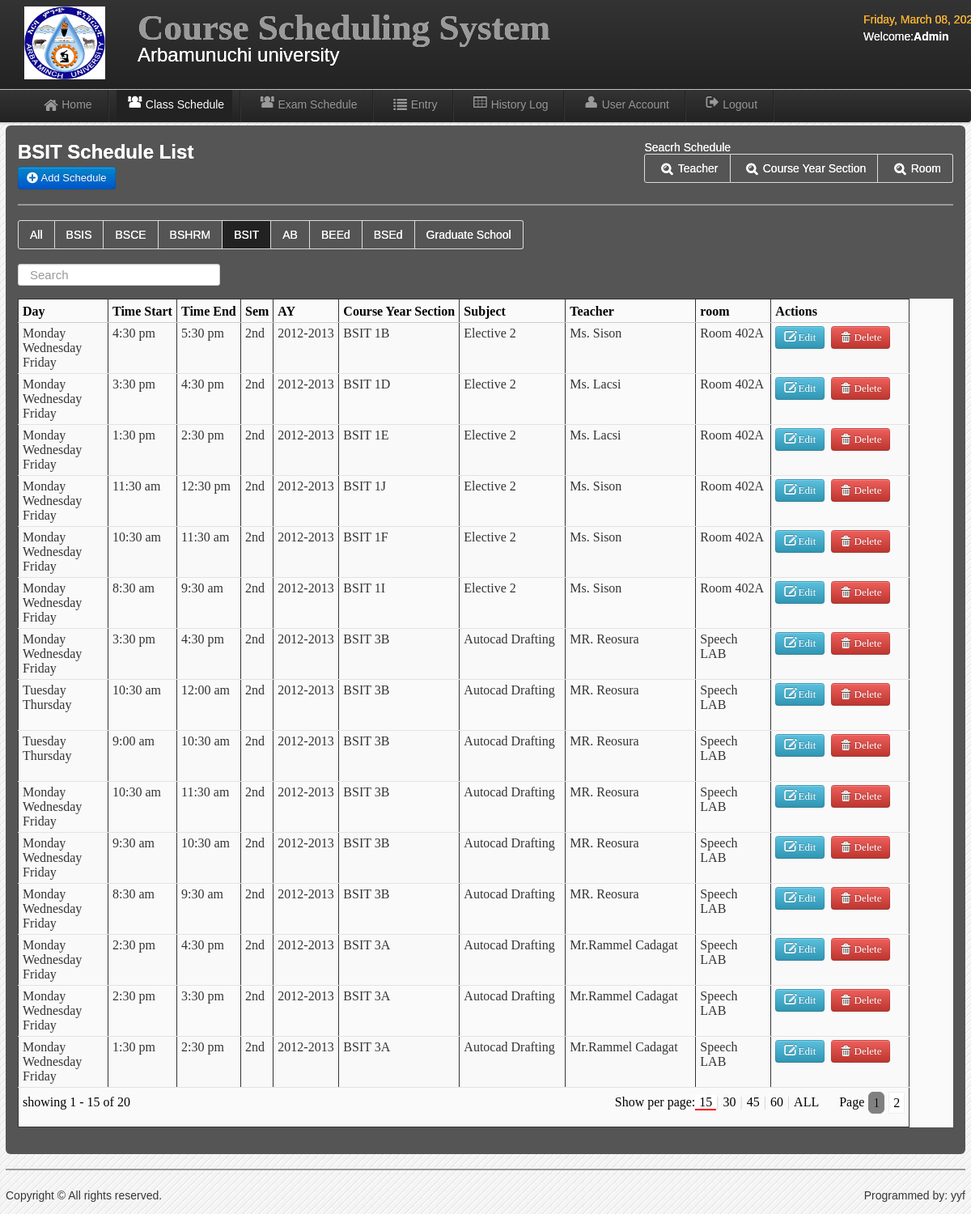
Page /admin/BSIT.php (signed in) on the committed database.
### tables this page shows
CREATE TABLE `users` (
  `User_id` int(11) NOT NULL,
  `UserName` varchar(20) NOT NULL,
  `Password` varchar(20) NOT NULL,
  `User_Type` varchar(20) NOT NULL,
  `FirstName` varchar(30) NOT NULL,
  `LastName` varchar(30) NOT NULL,
  `College` varchar(20) NOT NULL
);

CREATE TABLE `schedule` (
  `schedule_id` int(11) NOT NULL,
  `semester` varchar(10) NOT NULL,
  `sy` varchar(20) NOT NULL,
  `CYS` varchar(100) NOT NULL,
  `subject` varchar(50) NOT NULL,
  `teacher` varchar(50) NOT NULL,
  `room` varchar(20) NOT NULL,
  `day` varchar(100) NOT NULL,
  `time` varchar(20) NOT NULL,
  `time_end` varchar(50) NOT NULL,
  `type` varchar(20) NOT NULL,
  `day1` varchar(20) NOT NULL
);

### admin/session.php (called while the page is built, shortened)
<?php
        $id_session=$_SESSION['id'];
?>

### admin/BSIT.php (the view, shortened to what this page needs)
<?php include('session.php'); include('header.php'); include('dbcon.php') ?>
<body>
<?php include('nav-top1.php'); ?>
    <div class="navbar navbar-fixed-top1">
    <div class="navbar-inner">
    <div class="container">
	<div class="marg">
    <ul class="nav">
  <li>
    <a href="home.php"><i class="icon-home icon-large"></i>Home</a>
  </li>
   <li class="divider-vertical"></li>
  <li class="active"><a href="schedule.php"><i class="icon-group icon-large"></i>Class Schedule</a></li>
   <li class="divider-vertical"></li>
    <li><a href="exam_schedule.php"><i class="icon-group icon-large"></i>Exam Schedule</a></li>
   <li class="divider-vertical"></li>
  <li><a href="record.php"><i class="icon-list icon-large"></i>Entry</a></li>
   <li class="divider-vertical"></li>
  <li><a href="history_log.php"><i class="icon-table icon-large"></i>History Log</a></li>
     <li class="divider-vertical"></li>
  <li><a href="user_account.php"><i class="icon-user icon-large"></i>User Account</a></li>
  <li class="divider-vertical"></li>
  <li><a id="logout" data-toggle="modal" href="#myModal"><i class="icon-signout icon-large"></i>Logout</a></li>
   <li class="divider-vertical"></li>
</ul>
    </div>
    </div>
    </div>
    </div>
<div class="wrapper">
<div id="element" class="hero-body-schedule">
<h2><font color="white">BSIT Schedule List</font></h2>
	<a class="btn btn-primary"  href="add_schedule.php">  <i class="icon-plus-sign icon-large"></i>&nbsp;Add Schedule</a>
			<div class="pull-right222">
		<div class="pagination">
<font color="white">Seacrh Schedule</font>
<br>
  <ul>
    <li><a data-toggle="modal" href="#teacher"><font color="white"><i class="icon-search icon-large"></i>Teacher</font></a></li>
    <li>
      <a data-toggle="modal" href="#CYS"><font color="white"><i class="icon-search icon-large"></i>Course Year Section</font></a>
    </li>
	 <li>
      <a data-toggle="modal" href="#room"><font color="white"><i class="icon-search icon-large"></i>Room</font></a>
    </li>
  </ul>
</div>
</div>
	<hr>
	<div class="pagination">
  <ul>
    <li><a href="schedule.php"><font color="white">All</font></a></li>
    <li>
      <a href="BSIS.php"><font color="white">BSIS</font></a>
    </li>
    <li><a href="BSCE.php"><font color="white">BSCE</font></a></li>
    <li><a href="BSHRM.php"><font color="white">BSHRM</font></a></li>
    <li class="active"><a href="BSIT.php"><font color="white">BSIT</a></font></li>
   <li><a href="AB.php"><font color="white">AB</font></a></li>
    <li><a href="BEED.php"><font color="white">BEEd</font></a></li>
    <li><a href="BSED.php"><font color="white">BSEd</font></a></li>
    <li><a href="GS.php"><font color="white">Graduate School</font></a></li>
  </ul>
</div>
		 <input type="text" class="search-query" placeholder="Search" id="filter">
	<br>
	<br>
<div class="table_background">
		<table  id="demoTable"  class="table table-striped table-bordered table-condensed">
			<thead>
				<tr>
				<th>Day</th>
				<th>Time Start</th>
				<th>Time End</th>
				<th>Sem</th>
				<th>AY</th>
				<th>Course Year Section</th>
				<th>Subject</th>
				<th>Teacher</th>
				<th>room</th>
				<th>Actions</th>
				</tr>
			</thead>
			<tbody>
<?php $result=mysqli_query($conn,"select * from schedule where type='' and CYS like '%BSIT%' order by schedule_id DESC")or die(mysqli_error());
while($row=mysqli_fetch_array($result)){ $id=$row['schedule_id'];
?>
<tr class="del<?php echo $id ?>">
	<td width="100"><?php echo $row['day'];?></td>
	<td ><?php echo $row['time'];?></td>
	<td><?php echo $row['time_end'];?></td>
	<td><?php echo $row['semester'];?></td>
	<td width="70"><?php echo $row['sy'];?></td>
	<td><?php echo $row['CYS'];?></td>
	<td width="120"><?php echo $row['subject'];?></td>
	<td width="150"><?php echo $row['teacher'];?></td>
	<td><?php echo $row['room'];?></td>
	<td align="center" width="160">
	<a class="btn btn-info" href="edit_schedule.php<?php echo '?id='.$id; ?>"><i class="icon-edit icon-large"></i>&nbsp;Edit</a>&nbsp;
	<a href="delete_schedule.php<?php echo '?id='.$id ?>" class="btn btn-danger1">  <i class="icon-trash icon-large"></i>&nbsp;Delete</a>
</td>
<?php } ?>
	</tr>
			</tbody>
		<tfoot class="nav">
                <tr>
                        <td colspan=10><font color="#000000">
                                <div class="pagination"></div>
                                <div class="paginationTitle">Page</div>
                                <div class="selectPerPage"></div>
                                <div class="status"></div>
								</font>
                        </td>
                </tr>
        </tfoot>
		</table>
	</div>
	</div>
<?php include('footer.php');?>
</div>
</body>

### admin/nav-top1.php
	<div class="navbar navbar-fixed-top">
	<div class="navbar-inner">
	<div class="container">
		<a class="branded">
		<img src="amu.jpg" width="100" height="90">
 	</a>
	<a class="brand">
	 <h1>Course Scheduling System</h1>
	 <div class="chmsc_nav"><font size="5" style="Bookman Old Style" color="white">Arbamunuchi university</font></div>
 	</a>
<div class="time_top">
<font color="orange">
  <?php
 $Today=date('y:m:d');
$new=date('l, F d, Y',strtotime($Today));
echo $new; ?>
</font>
<?php
$logout_query=mysqli_query($conn,"select * from users where User_id=$id_session");
$row=mysqli_fetch_array($logout_query);
$type=$row['User_Type'];
?>
<p><font color="white">Welcome:<b><?php echo $type;?></b>
<?php echo $row['College'] ?></p></font>
</div>
	</div>
	</div>
	</div>

### admin/css/style.css (style rules this page uses)
* { margin:0; padding:0; }
body { font-family:"Trebuchet MS", "Myriad Pro", Arial, sans-serif; font-size:14px; background:#f4f4f4 url(../img/bg.gif) repeat top left; color:#333; text-shadow:0px 0px 0px #fff;; }
h1 { font-size:45px; }
a { color:#777; }
p { padding:5px 0px; }
.wrapper { width:1186px; margin:10px auto; min-height:550px; }

### admin/css/jTPS.css (style rules this page uses)
.jTPS tfoot .pagination, tfoot .paginationTitle, tfoot .selectPerPage { float: right; white-space: nowrap; line-height: 25px; vertical-align: middle; margin-top:-0px; height:20px; }
.jTPS tfoot .status { white-space: nowrap; line-height: 25px; vertical-align: middle; }
.jTPS tfoot .paginationTitle { padding-left:20px; }
.jTPS tfoot td { padding: 5px; }
.jTPS thead th { color: #000; border-bottom: 1px solid #ccc; padding-top: 6px !important; }
.jTPS tbody td { border-bottom: 1px solid #e3e3e3; }

### rows in the picture
users: User_Type "Admin"
schedule: day "Monday Wednesday Friday", time "4:30 pm", time_end "5:30 pm", semester "2nd", sy "2012-2013", CYS "BSIT 1B", subject "Elective 2", teacher "Ms. Sison", room "Room 402A"
schedule: day "Monday Wednesday Friday", time "3:30 pm", time_end "4:30 pm", semester "2nd", sy "2012-2013", CYS "BSIT 1D", subject "Elective 2", teacher "Ms. Lacsi", room "Room 402A"
schedule: day "Monday Wednesday Friday", time "1:30 pm", time_end "2:30 pm", semester "2nd", sy "2012-2013", CYS "BSIT 1E", subject "Elective 2", teacher "Ms. Lacsi", room "Room 402A"
schedule: day "Monday Wednesday Friday", time "11:30 am", time_end "12:30 pm", semester "2nd", sy "2012-2013", CYS "BSIT 1J", subject "Elective 2", teacher "Ms. Sison", room "Room 402A"
schedule: day "Monday Wednesday Friday", time "10:30 am", time_end "11:30 am", semester "2nd", sy "2012-2013", CYS "BSIT 1F", subject "Elective 2", teacher "Ms. Sison", room "Room 402A"
schedule: day "Monday Wednesday Friday", time "8:30 am", time_end "9:30 am", semester "2nd", sy "2012-2013", CYS "BSIT 1I", subject "Elective 2", teacher "Ms. Sison", room "Room 402A"
schedule: day "Monday Wednesday Friday", time "3:30 pm", time_end "4:30 pm", semester "2nd", sy "2012-2013", CYS "BSIT 3B", subject "Autocad Drafting", teacher "MR. Reosura", room "Speech LAB"
schedule: day "Tuesday Thursday", time "10:30 am", time_end "12:00 am", semester "2nd", sy "2012-2013", CYS "BSIT 3B", subject "Autocad Drafting", teacher "MR. Reosura", room "Speech LAB"
schedule: day "Tuesday Thursday", time "9:00 am", time_end "10:30 am", semester "2nd", sy "2012-2013", CYS "BSIT 3B", subject "Autocad Drafting", teacher "MR. Reosura", room "Speech LAB"
schedule: day "Monday Wednesday Friday", time "10:30 am", time_end "11:30 am", semester "2nd", sy "2012-2013", CYS "BSIT 3B", subject "Autocad Drafting", teacher "MR. Reosura", room "Speech LAB"
schedule: day "Monday Wednesday Friday", time "9:30 am", time_end "10:30 am", semester "2nd", sy "2012-2013", CYS "BSIT 3B", subject "Autocad Drafting", teacher "MR. Reosura", room "Speech LAB"
schedule: day "Monday Wednesday Friday", time "8:30 am", time_end "9:30 am", semester "2nd", sy "2012-2013", CYS "BSIT 3B", subject "Autocad Drafting", teacher "MR. Reosura", room "Speech LAB"
schedule: day "Monday Wednesday Friday", time "2:30 pm", time_end "4:30 pm", semester "2nd", sy "2012-2013", CYS "BSIT 3A", subject "Autocad Drafting", teacher "Mr.Rammel Cadagat", room "Speech LAB"
schedule: day "Monday Wednesday Friday", time "2:30 pm", time_end "3:30 pm", semester "2nd", sy "2012-2013", CYS "BSIT 3A", subject "Autocad Drafting", teacher "Mr.Rammel Cadagat", room "Speech LAB"
schedule: day "Monday Wednesday Friday", time "1:30 pm", time_end "2:30 pm", semester "2nd", sy "2012-2013", CYS "BSIT 3A", subject "Autocad Drafting", teacher "Mr.Rammel Cadagat", room "Speech LAB"
